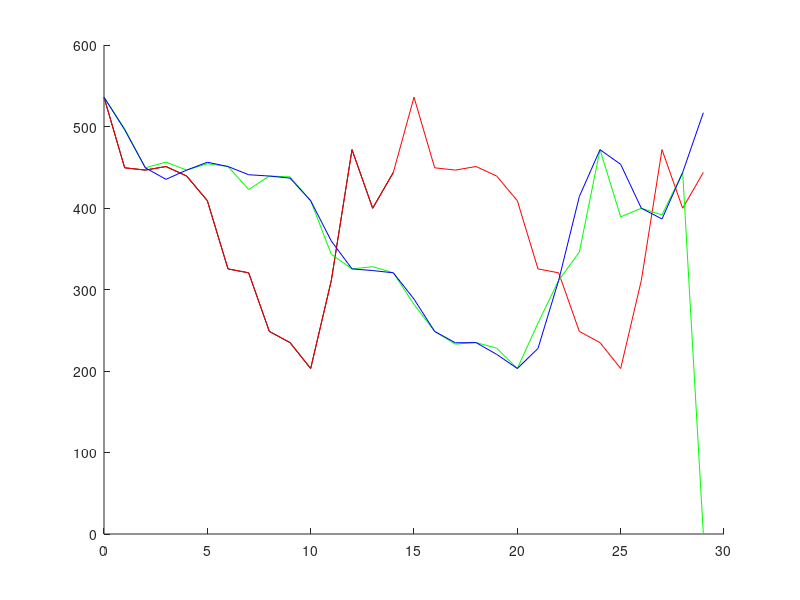

MATLAB code for this plot:
#! /usr/bin/octave -qf
1;
clear all;

# De la guia subida a internet

# Leo los archivos

fid = load("merval1.txt");
fid2 = load("merval2.txt");

fid = fid';
fid2 = fid2';

# Obtenemos su transformada, y algunos valores locos que no se si uso dps

fm = 1;
Tm = 1/fm;
t = 0 : Tm : length(fid) - Tm;

N = length(t);

t2 = 0 : Tm : N*2 - Tm;

dF = fm / N;

fourier = fft(fid);

new_fourier = zeros(1, 2*N);

fer_fourier = [ fourier(1:floor(N/2)), zeros(1, N), fourier(floor(N/2)+1:N)];

fer_fid = ifft(fer_fourier);

for fou = 1 : N
    new_fourier(fou * 2 - 1) = fourier(fou);        
endfor

t_fid = ifft(new_fourier);

# Graficamos

plotear = true;

clf;
hold on;
if (plotear == true)
    plot(t, fid, 'k');
    plot(t2, abs(t_fid) * 2, 'r');
    plot(t2, [fid2 0], 'g');
    plot(t2, abs(fer_fid) * 2, 'b');        
else    
    stem(abs(new_fourier), 'g');
    stem(abs(fourier), 'k');
endif
hold off;
